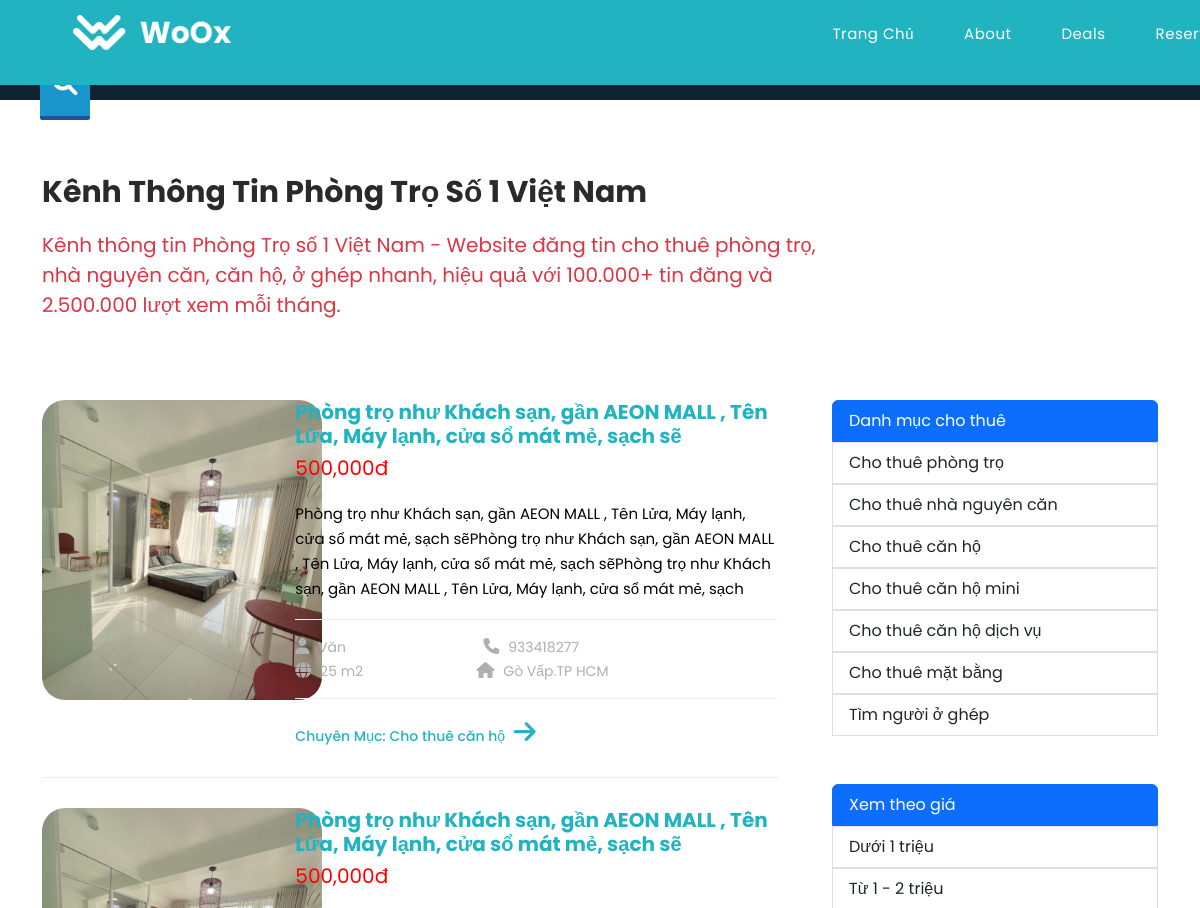
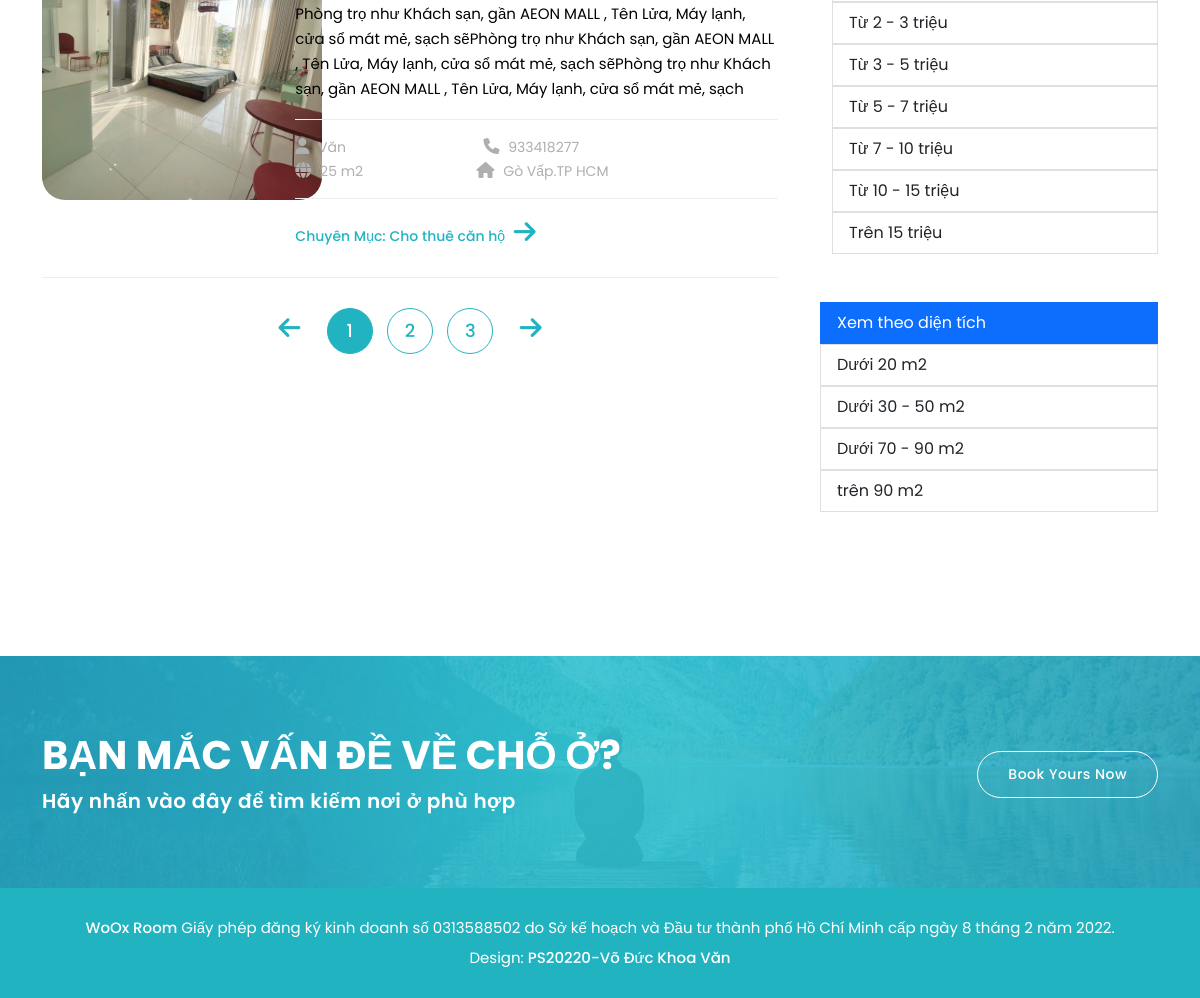
/index.php?act=danhmuc&id=3, run on the app's committed database (2 pictures, top to bottom).
### tables this page shows
CREATE TABLE `tbl_baidang` (
  `id` int(11) NOT NULL,
  `tinh` varchar(30) NOT NULL,
  `huyen` varchar(30) NOT NULL,
  `xa` varchar(30) NOT NULL,
  `sonha` int(11) NOT NULL,
  `adress` varchar(200) NOT NULL,
  `rolebaidang` varchar(300) NOT NULL,
  `rolegoi` varchar(200) NOT NULL,
  `tieude` varchar(300) NOT NULL,
  `noidung` varchar(1000) NOT NULL,
  `giathue` double NOT NULL,
  `dientich` int(11) NOT NULL,
  `doituong` varchar(20) NOT NULL,
  `img` varchar(200) NOT NULL,
  `tennd` varchar(50) NOT NULL,
  `lienhe` int(12) NOT NULL,
  `iddm` int(11) NOT NULL,
  `iduser` int(11) NOT NULL
);

CREATE TABLE `tbl_danhmuc` (
  `id` int(11) NOT NULL,
  `tendm` varchar(200) NOT NULL
);

### model/connect.php (called while the page is built, shortened)
<?php
    class connect{
        public $db = null;
        function __construct(){
            $severname = "localhost";
            $username = "root";
            $password = "";
        try {
            $this->db = new PDO("mysql:host=$severname;dbname=asmphp2", $username, $password);
            $this->db->setAttribute(PDO::ATTR_ERRMODE, PDO::ERRMODE_EXCEPTION);
            }
        catch(PDOException $e)
            {
            }
        }
        function getall($sql){
            $kqs=$this->db->query($sql);
            $kq=$kqs->fetchAll();
            return $kq;
        }
    }
?>

### model/baidang.php (called while the page is built, shortened)
<?php
    class baidang extends connect{
            function getBaidang($rolegoi)
            {
                $sql = "SELECT * FROM tbl_baidang  ";
                if($rolegoi=="0"){ $sql.=" WHERE rolegoi LIKE 'g%p' order by id desc limit 5";
                }
                else{
                    $sql.="  WHERE rolegoi LIKE 'g%g' order by id asc limit 3";
                }
                $kq=parent::getall($sql);
                return $kq;
            }
            function getBaidangForDm($iddm)
            {
                $sql = "SELECT * FROM tbl_baidang WHERE 1";
                if($iddm>0){ $sql.=" AND iddm=".$iddm;
                }else{
                    $sql.=" order by id desc LIMIT 1";
                }
                $kq=parent::getall($sql);
                return $kq;
            }
    }
?>

### model/danhmuc.php (called while the page is built, shortened)
<?php
    class danhmuc extends connect{
         function getallDm()
            {
                $sql = "select * from tbl_danhmuc ";
                $kq=parent::getall($sql);
                return $kq;
            }
    }
?>

### view/baidangdm.php (the view, shortened to what this page needs)
<link rel="stylesheet" href="assets/css/styleform.css">
<div class="visit-country">
<div class="top">
  <a class="btn-search" href="#"><i class="fa fa-search"></i></a>
</div> <br>
    <div class="container">
      <div class="row">
        <div class="col-lg-5">
          <div class="section-heading">
          <h2 class="h2" style="width:800px">Kênh thông tin Phòng Trọ số 1 Việt Nam</h2>
          <p class="text-danger" style="font-size:20px;width:800px">Kênh thông tin Phòng Trọ số 1 Việt Nam - Website đăng tin cho thuê phòng trọ, nhà nguyên căn, căn hộ, ở
            ghép nhanh, hiệu quả với 100.000+ tin đăng và 2.500.000 lượt xem mỗi tháng.</p>
          </div>
        </div>
      </div>
      <div class="row">
        <div class="col-lg-8">
          <div class="items">
            <div class="row">
              <div class="col-lg-12">
                <?php
                  foreach ($dsbd as $bd){
                      echo '<div class="item">
                      <div class="row">
                        <div class="col-lg-4 col-sm-5">
                          <div class="image" >
                          <a href="index.php?act=chitietroom&id='.$bd['id'].'"> <img src="'.$bd['img'].'" alt="" style=" height:300px;width:280px;"> </a>
                          </div>
                        </div>
                        <div class="col-lg-8 col-sm-7">
                          <div class="right-content">
                          <a href="index.php?act=chitietroom&id='.$bd['id'].'">   <h4 style="max-width: 500px;color:#22b3c1;">'.$bd['tieude'].'</h4></a>
                            <span style="font-size: 20px;color:red;">'.number_format($bd['giathue']).'đ</span>
                            <p style="color:black;overflow:hidden;line-height: 25px;-webkit-line-clamp: 10;height: 100px;">'.$bd['noidung'].'</p>
                            <ul class="info" >
                              <li><i class="fa fa-user"></i> '.$bd['tennd'].' </li>
                              <li><i class="fa fa-phone"></i> '.$bd['lienhe'].' </li>
                          <br>
                              <li><i class="fa fa-globe"></i> '.$bd['dientich'].'  m2 </li>
                              <li><i class="fa fa-home"></i> '.$bd['huyen'].'.'.$bd['tinh'].'</li>
                            </ul>
                            <div class="text-button">
                              <a href="index.php?act=chitietroom&id='.$bd['id'].'"> Chuyên Mục: '.$bd['rolebaidang'].' <i class="fa fa-arrow-right"></i></a>
                            </div>
                          </div>
                        </div>
                      </div>
                    </div>';
              }
              ?>
              </div>
              <div class="col-lg-12">
                <ul class="page-numbers">
                  <li><a href="#"><i class="fa fa-arrow-left"></i></a></li>
                  <li class="active"><a href="#">1</a></li>
                  <li ><a href="#">2</a></li>
                  <li><a href="#">3</a></li>
                  <li><a href="#"><i class="fa fa-arrow-right"></i></a></li>
                </ul>
              </div>
            </div>
          </div>
        </div>
        <div class="col-lg-4">
          <div class="side-bar-map">
          <ul class="list-group">
  <li class="list-group-item active">Danh mục cho thuê</li>
  <?php
      foreach ($dsdm as $dm) {
          echo ' <a href="index.php?act=danhmuc&id='.$dm['id'].'"> <li class="list-group-item">'.$dm['tendm'].'</li></a>
          ';
      }
  ?>
</ul> <br> <br>
<ul class="list-group">
<li class="list-group-item active">Xem theo giá</li>
  <a href="index.php?act=bdgia&id=1"><li class="list-group-item">Dưới 1 triệu</li></a>
  <a href="index.php?act=bdgia&id=2"><li class="list-group-item">Từ 1 - 2 triệu</li></a>
  <a href="index.php?act=bdgia&id=3"><li class="list-group-item">Từ 2 - 3 triệu</li></a>
  <a href="index.php?act=bdgia&id=4"><li class="list-group-item">Từ 3 - 5 triệu</li></a>
  <a href="index.php?act=bdgia&id=5"><li class="list-group-item">Từ 5 - 7 triệu</li></a>
  <a href="index.php?act=bdgia&id=6"> <li class="list-group-item">Từ 7 - 10 triệu</li></a>
  <a href="index.php?act=bdgia&id=7"> <li class="list-group-item">Từ 10 - 15 triệu</li></a>
  <a href="index.php?act=bdgia&id=8"> <li class="list-group-item">Trên 15 triệu</li></a>
</ul> <br> <br>
            <div class="row">
            <ul class="list-group">
  <a href=""><li class="list-group-item active">Xem theo diện tích</li></a>
 <a href="index.php?act=bddientich&id=1"> <li class="list-group-item">Dưới 20 m2</li></a>
 <a href="index.php?act=bddientich&id=2"> <li class="list-group-item">Dưới 30 - 50 m2</li></a>
 <a href="index.php?act=bddientich&id=3"> <li class="list-group-item">Dưới 70 - 90 m2</li></a>
 <a href="index.php?act=bddientich&id=4"> <li class="list-group-item">trên 90 m2</li></a>
</ul>
            </div>
          </div>
        </div>
      </div>
    </div>
  </div>

### assets/css/styleform.css (style rules this page uses)
body { margin:0; font-family: "HelveticaNeue-Light", "Helvetica Neue Light", "Helvetica Neue", Helvetica, Arial, "Lucida Grande", sans-serif; font-weight: 300; }
.top { background-color:#123; position:relative; top:-50px; display:block; width:100%; height:30px; }
.btn-search { background:#08f; position:fixed; display:inline-block; width:50px; height:50px; left:40px; line-height:50px; text-align:center; color:white; }
i { font-size:25px; }
.btn-search { text-decoration:none; background-color:#1995cc; color:white; border-bottom:4px solid #215198; border-radius:0 0 2px 2px; -webkit-transition: background-color 250ms ease-out, ; -moz-transition: background-color 250ms ease-out; -o-transition: background-color 250ms ease-out; transition: background-color 250ms ease-out; }

### assets/css/templatemo-woox-travel.css (style rules this page uses)
html, body, div, span, applet, object, iframe, h1, h2, h3, h4, h5, h6, p, blockquote, div pre, a, abbr, acronym, address, big, cite, code, del, dfn, em, font, img, ins, kbd, q, s, samp, small, strike, strong, sub, sup, tt, var, b, u, i, center, dl, dt, dd, ol, ul, li, figure, header, nav, section, article, aside, footer, figcaption { margin: 0; padding: 0; border: 0; outline: 0; }
ul, li { padding: 0; margin: 0; list-style: none; }
* { box-sizing: border-box; }
html, body { font-family: 'Poppins', sans-serif; font-weight: 400; background-color: #fff; font-size: 16px; -ms-text-size-adjust: 100%; -webkit-font-smoothing: antialiased; -moz-osx-font-smoothing: grayscale; }
a { color: #22b3c1; text-decoration: none !important; }
h1, h2, h3, h4, h5, h6 { margin-top: 0px; margin-bottom: 0px; color: #2a2a2a; font-weight: 700; }
ul { margin-bottom: 0px; }
p { font-size: 15px; line-height: 30px; color: #afafaf; }
img { width: 100%; overflow: hidden; }
html, body { background: #fff; font-family: 'Poppins', sans-serif; }
.text-button a { font-size: 14px; color: #22b3c1; font-weight: 500; transition: all .3s; }
.text-button a i { margin-left: 5px; transition: all .3s; }
.section-heading { position: relative; z-index: 2; margin-top: 0px; margin-bottom: 80px; text-align: left; }
.section-heading h2 { margin-top: 0px; margin-bottom: 20px; line-height: 36px; font-size: 30px; font-weight: 700; text-transform: capitalize; color: #2a2a2a; }
.visit-country { margin-top: 120px; }
.visit-country .side-bar-map { margin-left: 30px; }
.visit-country .item { position: relative; margin-bottom: 30px; padding-bottom: 30px; border-bottom: 1px solid #eee; }
.visit-country .item .image img { border-radius: 23px; }
.visit-country .item .right-content h4 { font-size: 20px; margin-bottom: 5px; }
.visit-country .item .right-content span { font-size: 15px; color: #afafaf; display: block; }
.visit-country .item .right-content p { margin: 18px 0px; }
.visit-country .item .right-content ul { border-top: 1px solid #eee; border-bottom: 1px solid #eee; padding: 15px 0px; }
.visit-country .item .right-content ul li { display: inline-block; width: 32%; color: #afafaf; font-size: 14px; }
.visit-country .item .right-content ul li:nth-child(2) { text-align: center; }
.visit-country .item .right-content ul li:last-child { text-align: right; }
.visit-country .item .right-content ul li i { margin-right: 5px; font-size: 16px; }
.visit-country .item .right-content .text-button { margin-top: 20px; }
.visit-country ul.page-numbers { text-align: center; }
.visit-country ul.page-numbers li { display: inline-block; margin: 0px 5px; }
.visit-country ul.page-numbers li a { display: inline-block; width: 46px; height: 46px; border: 1px solid #22b3c1; line-height: 44px; color: #22b3c1; text-align: center; font-size: 18px; font-weight: 500; border-radius: 50%; transition: all .3s; }
.visit-country ul.page-numbers li.active a { background-color: #22b3c1; color: #fff; }
.visit-country ul.page-numbers li:first-child a, .visit-country ul.page-numbers li:last-child a { border: none; }
body { overflow-x: hidden; }

### data on the page
tbl_baidang: img (picture), tieude "Phòng trọ như Khách sạn, gần AEON MALL , Tên Lửa, Máy lạnh, cửa sổ mát mẻ, sạch sẽ", giathue "500,000", noidung "Phòng trọ như Khách sạn, gần AEON MALL , Tên Lửa, Máy lạnh, cửa sổ mát mẻ, sạch sẽPhòng trọ như Khách sạn, gần AEON MALL , Tên Lửa, Máy lạnh, cửa sổ mát mẻ, sạch sẽPhòng trọ như Khách sạn, gần AEON MALL , Tên Lửa, Máy lạnh, cửa sổ mát mẻ,…", tennd "Văn", lienhe "933418277", dientich "25", huyen "Gò Vấp", tinh "TP HCM", rolebaidang "Cho thuê căn hộ"
tbl_baidang: img (picture), tieude "Phòng trọ như Khách sạn, gần AEON MALL , Tên Lửa, Máy lạnh, cửa sổ mát mẻ, sạch sẽ", giathue "500,000", noidung "Phòng trọ như Khách sạn, gần AEON MALL , Tên Lửa, Máy lạnh, cửa sổ mát mẻ, sạch sẽPhòng trọ như Khách sạn, gần AEON MALL , Tên Lửa, Máy lạnh, cửa sổ mát mẻ, sạch sẽPhòng trọ như Khách sạn, gần AEON MALL , Tên Lửa, Máy lạnh, cửa sổ mát mẻ,…", tennd "Văn", lienhe "933418277", dientich "25", huyen "Gò Vấp", tinh "TP HCM", rolebaidang "Cho thuê căn hộ"
tbl_danhmuc: tendm "Cho thuê phòng trọ"
tbl_danhmuc: tendm "Cho thuê nhà nguyên căn"
tbl_danhmuc: tendm "Cho thuê căn hộ"
tbl_danhmuc: tendm "Cho thuê căn hộ mini"
tbl_danhmuc: tendm "Cho thuê căn hộ dịch vụ"
tbl_danhmuc: tendm "Cho thuê mặt bằng"
tbl_danhmuc: tendm "Tìm người ở ghép"
